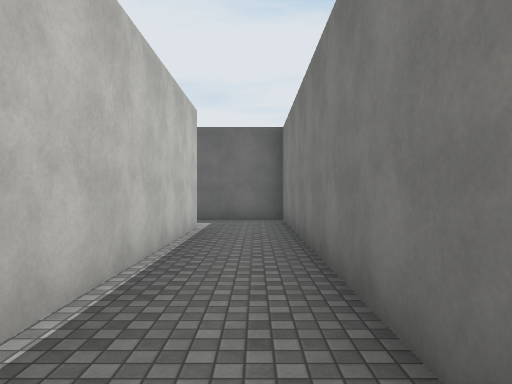
View 1 (above)

24 first-person views from a walk through a scene from a Unity 3-D project. The camera is 1.5 m above the floor, looks level and sees 70° across. The floor is counted in squares, 2 m on a side. Each view is taken from the middle of a square. On the plan, view 1 faces up. The plan holds only what a view shows up to about 11 squares ahead; the rest is blank. The place goes on beyond the plan. Surface patterns are stand-ins for the level's own textures.

View 2
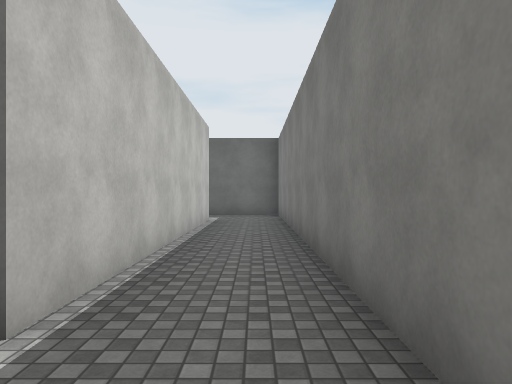

View 3
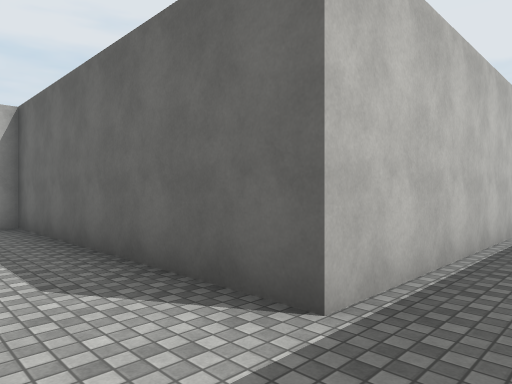

View 4
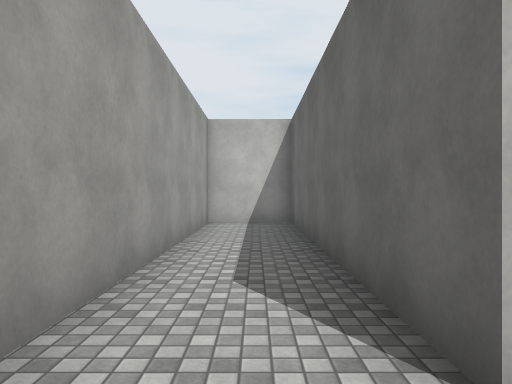

View 5
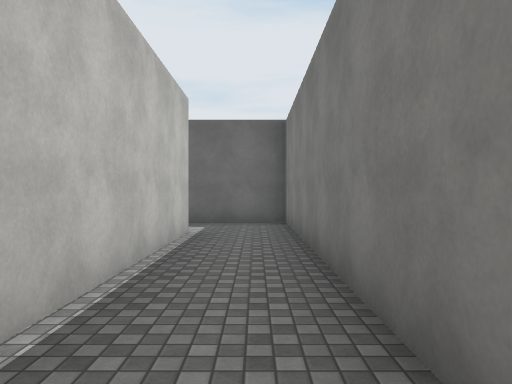

View 6
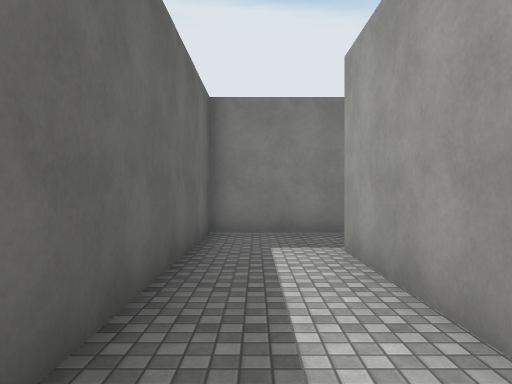

View 7
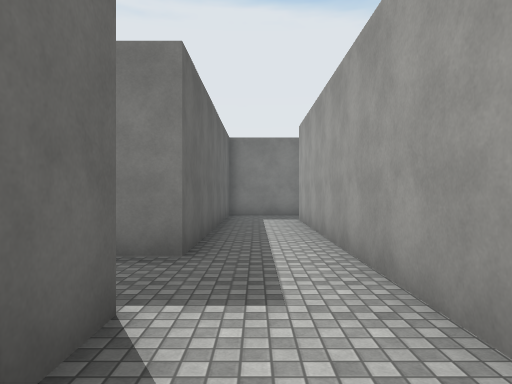

View 8
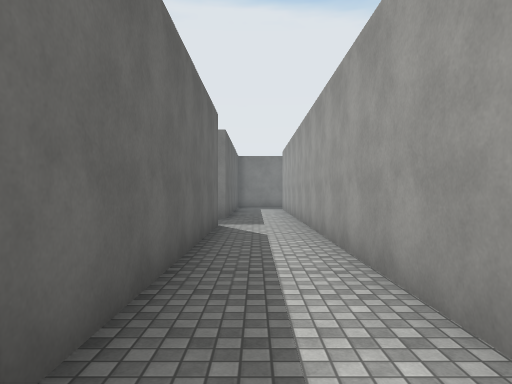

View 9
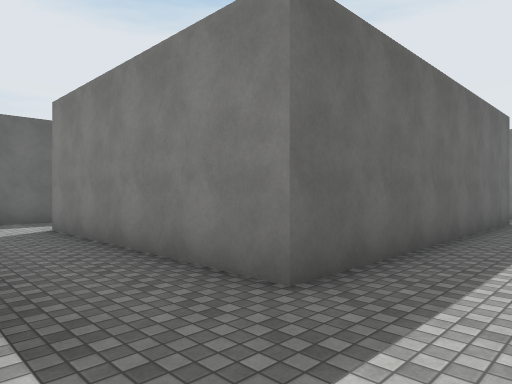

View 10
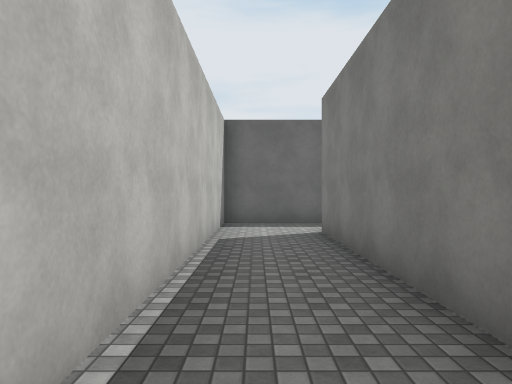

View 11
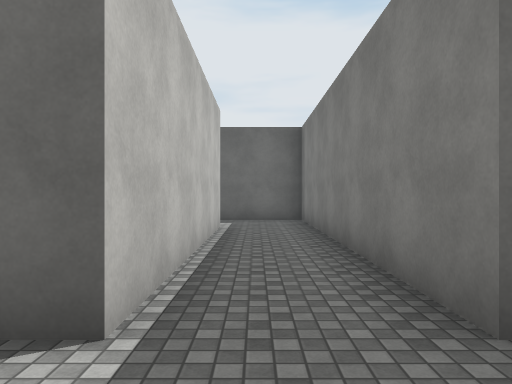

View 12
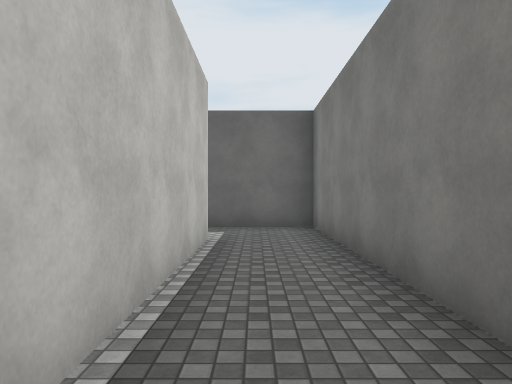

View 13
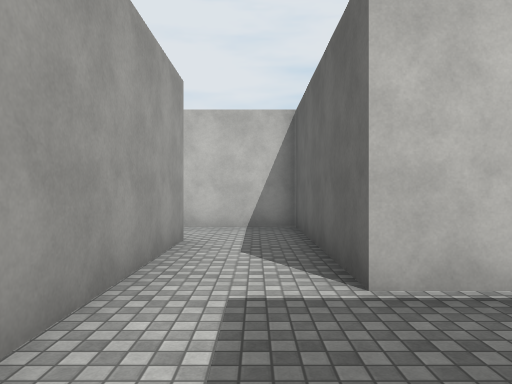

View 14
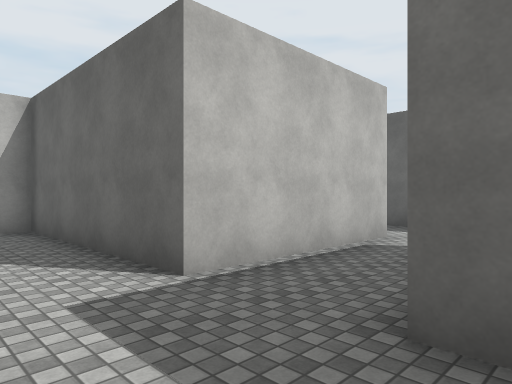

View 15
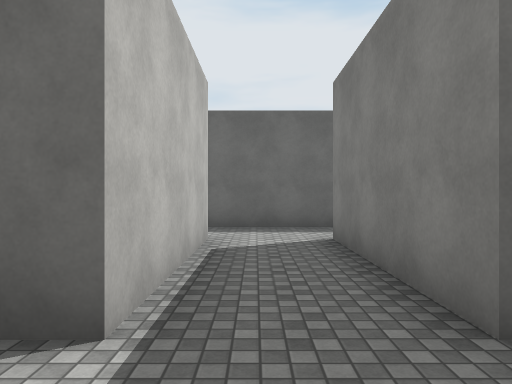

View 16
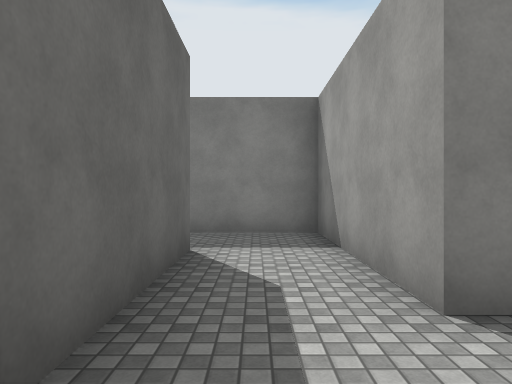

View 17
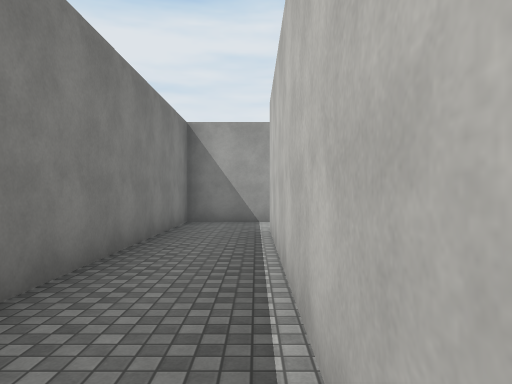

View 18
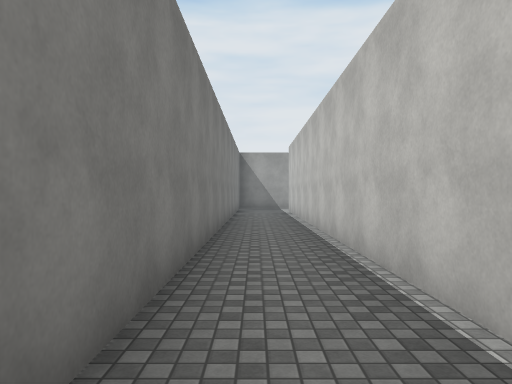

View 19
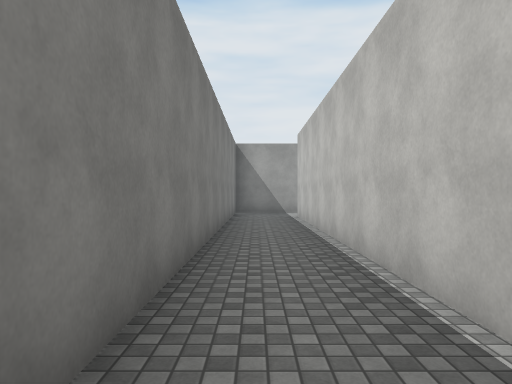

View 20
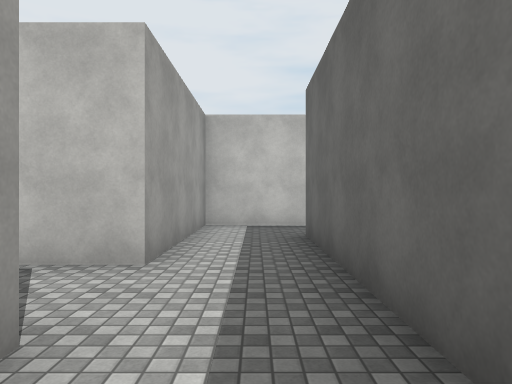

View 21
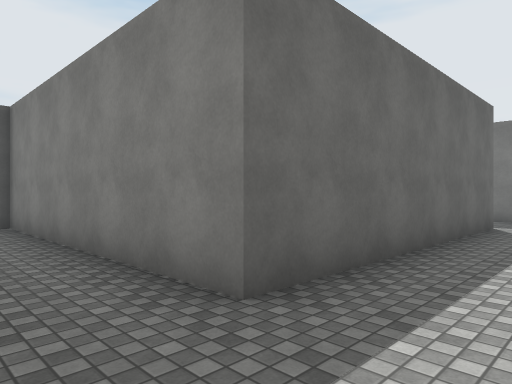

View 22
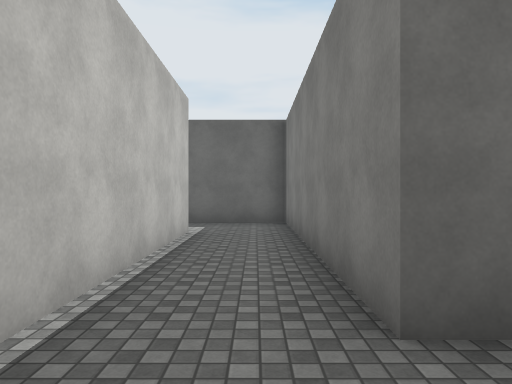

View 23
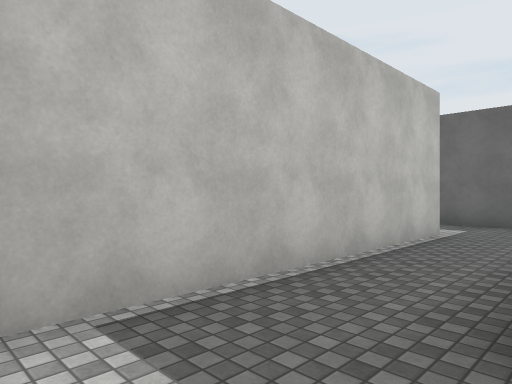

View 24
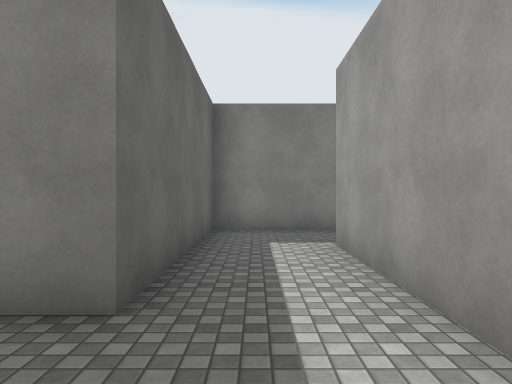

### Floor plan
Points are (right, up) in squares from view 1. A wall is a line through its corners. A room is listed if a view was taken in it or the views show most of it. See-through windows are left out.
Room 1 (views 1, 2, 3, 4, 5, 6, 7, 8, 9, 10, 11, 12, 13, 14, 15, 16, 20, 21, 22, 23, 24)
walls: (-8.8, 15.9) (-8.8, 9.9) (-16.8, 9.9) (-16.8, 15.9) (-8.8, 15.9); (-15.4, 7.9) (-1.3, 7.9) (-1.3, -0.1) (-8.8, -0.1) (-8.8, -2.1) (-1.6, -2.1); (-9.3, 23.9) (-16.3, 23.9) (-16.3, 30.9) (-19, 30.9); (0.7, -1) (0.7, 9.9) (-6.8, 9.9) (-6.8, 17.9) (-11.8, 17.9) (-11.8, 21.9) (-9.4, 21.9); (-18.3, 28.9) (-18.3, 21.9) (-13.8, 21.9) (-13.8, 17.9) (-18.8, 17.9) (-18.8, 10)
ways out: opening at (-10.5, 22.5) to room 2
Room 2 (views 17, 18, 19)
walls: (-9.3, 36.2) (-9.3, 23.9); (-9.4, 21.9) (-7.3, 21.9) (-7.3, 37)
ways out: opening at (-10.5, 22.5) to room 1

Positions as (right, up) in squares from view 1, and headings:
1: (0, 0), facing up
2: (0, -2), facing up
3: (0, -2), facing up-left
4: (0, -1), facing left
5: (0, 1), facing up
6: (-6, 9), facing right
7: (-11, 9), facing right
8: (-17, 9), facing right
9: (-19, 8), facing up-right
10: (-18, 9), facing up
11: (-8, 8), facing up
12: (-8, 10), facing up
13: (-11, 17), facing left
14: (-11, 16), facing up-left
15: (-13, 16), facing up
16: (-14, 23), facing right
17: (-9, 31), facing down
18: (-8, 38), facing down
19: (-8, 35), facing down
20: (-10, 23), facing left
21: (-18, 22), facing up-right
22: (-17, 22), facing up
23: (-16, 22), facing up-left
24: (-14, 17), facing right
